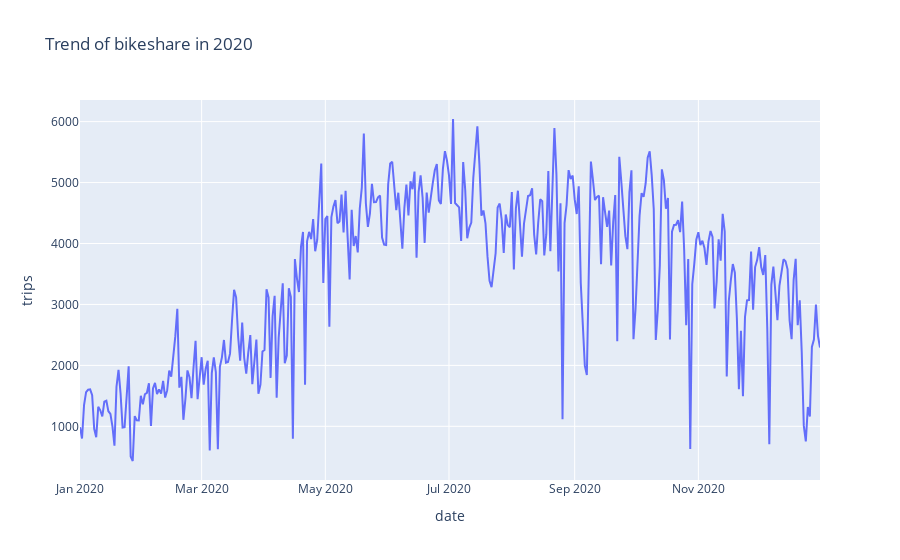

The notebook cell saved with this chart:
### Markdown cell above
## Lets we see the trend in 2020
### Trend of overall trips in 2020

### Code cell
df_2020 = df[df['date'] <= '2020-12-31']
px.line(df_2020,x='date',y='trips',title='Trend of bikeshare in 2020')

### Figure 1 — Plotly figure (JSON) as saved in the notebook; plotly's stock layout.template omitted (floating-point values rounded to 4 significant figures; data arrays with more than 128 entries replaced by an {"elided": "..."} marker saying what was removed)
{"data": [{"hovertemplate": "date=%{x}<br>trips=%{y}<extra></extra>", "legendgroup": "", "line": {"color": "#636efa", "dash": "solid"}, "mode": "lines", "name": "", "orientation": "v", "showlegend": false, "type": "scatter", "x": {"elided": "366 str values"}, "xaxis": "x", "y": {"elided": "366 int values"}, "yaxis": "y"}], "layout": {"legend": {"tracegroupgap": 0}, "title": {"text": "Trend of bikeshare in 2020"}, "xaxis": {"anchor": "y", "domain": [0, 1], "title": {"text": "date"}}, "yaxis": {"anchor": "x", "domain": [0, 1], "title": {"text": "trips"}}}}
